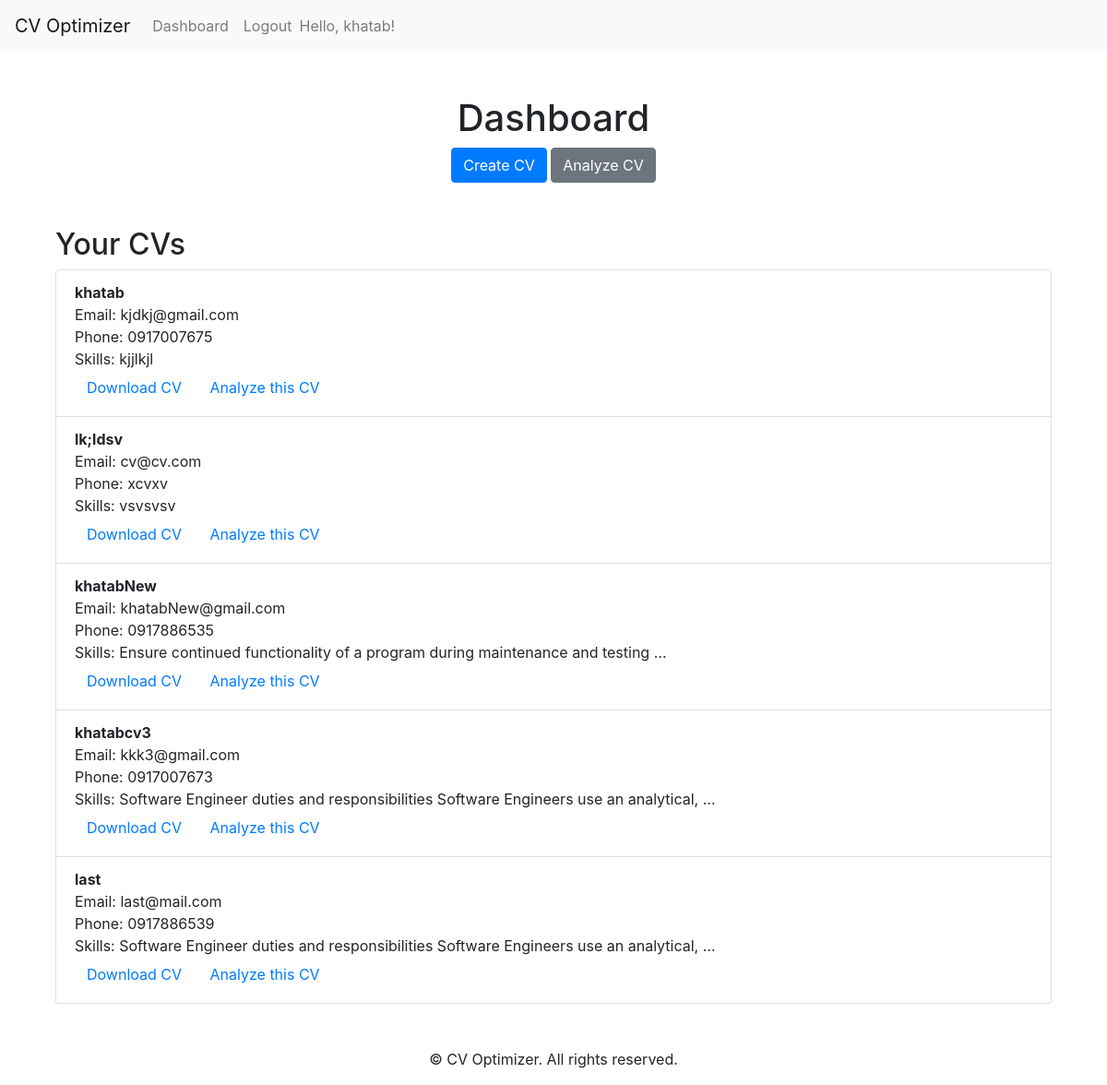
Page /dashboard/ (signed in) on the earlier database version.
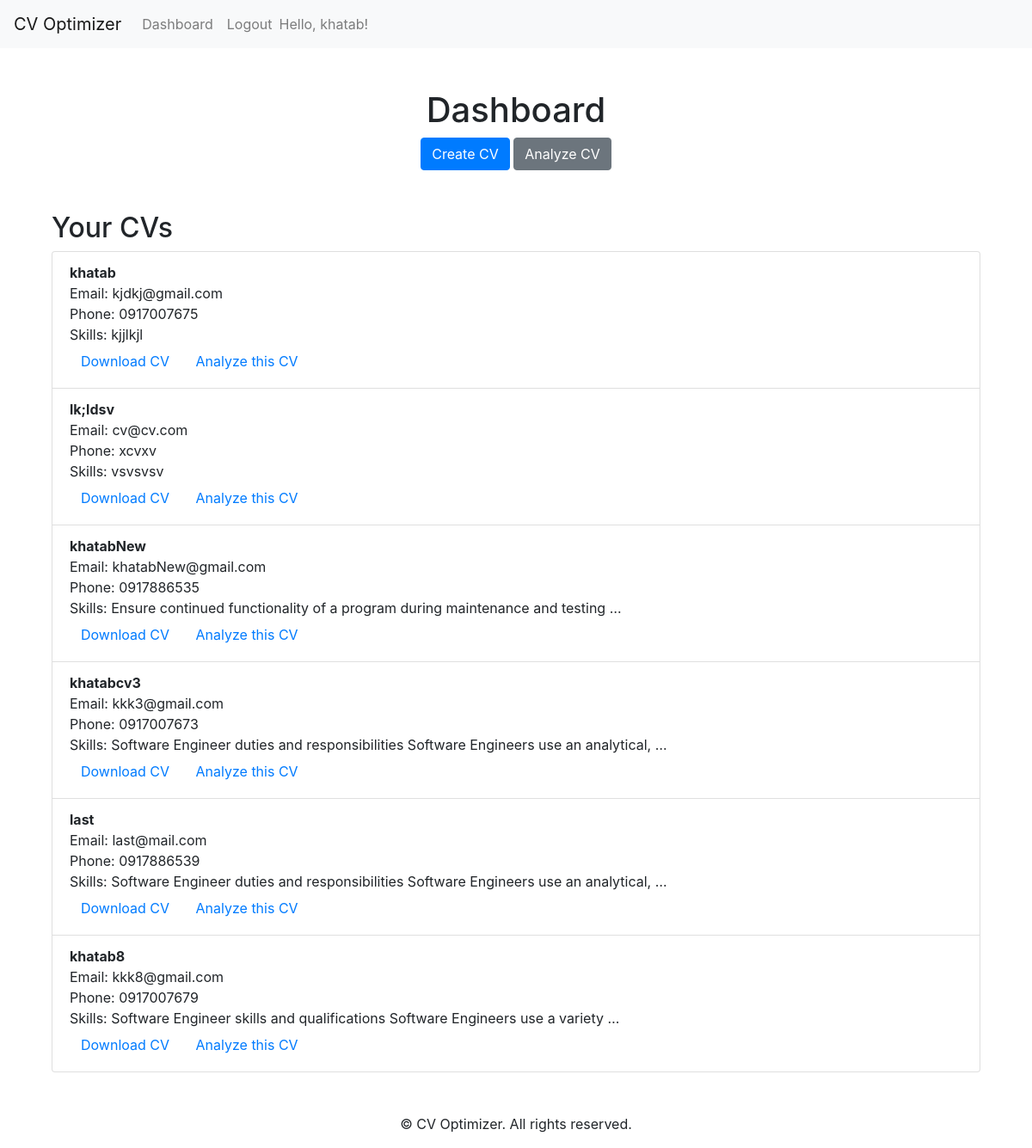
Same page on the later database version.
### CV_app/models.py (models this page shows, shortened)
class CV(models.Model):
    user = models.ForeignKey(User, on_delete=models.CASCADE)
    name = models.CharField(max_length=100)
    email = models.EmailField()
    phone = models.CharField(max_length=15)
    skills = models.TextField()
    experience = models.TextField()
    education = models.TextField()

### CV_app/views.py (the view)
# urls.py: path('dashboard/', dashboard, name='dashboard'),  # Dashboard page
@login_required
def dashboard(request):
    return render(request, 'CV_app/dashboard.html')

### CV_app/templates/CV_app/dashboard.html (shortened to what this page needs)
{% extends 'CV_app/base.html' %}
{% block content %}
<div class="container mt-5">
    <h1 class="text-center">Dashboard</h1>
    <div class="text-center mb-4">
        <a href="{% url 'create_cv' %}" class="btn btn-primary">Create CV</a>
        <a href="{% url 'ats:analyze_cv' %}" class="btn btn-secondary">Analyze CV</a>
    </div>
    <h2 class="mt-5">Your CVs</h2>
    {% if user.cv_set.count > 0 %}
        <ul class="list-group">
            {% for cv in user.cv_set.all %}
                <li class="list-group-item">
                    <strong>{{ cv.name }}</strong><br>
                    Email: {{ cv.email }}<br>
                    Phone: {{ cv.phone }}<br>
                    Skills: {{ cv.skills|truncatewords:10 }}<br>
                    <a href="{% url 'download_cv' cv.id %}" class="btn btn-link">Download CV</a>
                    <a href="{% url 'ats:analyze_cv' %}?cv_id={{ cv.id }}" class="btn btn-link">Analyze this CV</a>
                </li>
            {% endfor %}
        </ul>
    {% else %}
        <p>You have not created any CVs yet. Start by creating one!</p>
    {% endif %}
</div>
{% endblock %}

Differences in the rows shown:
added CV: name "khatab8", email "kkk8@gmail.com", phone "0917007679", skills "Software Engineer skills and qualifications Software Engineers use a variety …"
